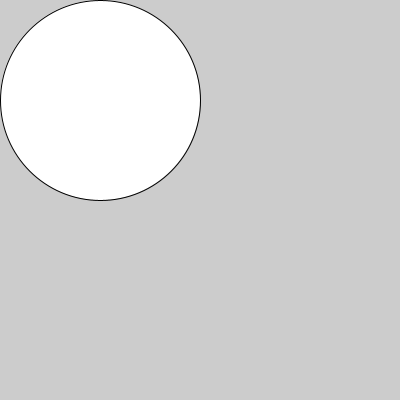
Frame 1 (no input)
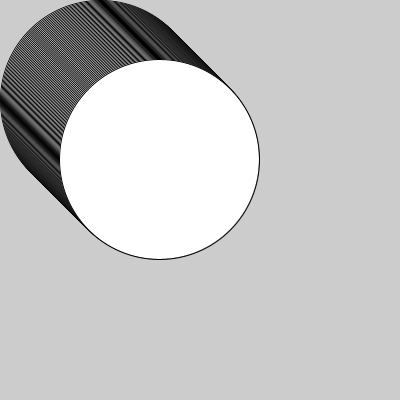
Frame 60 (the mouse pressed at the canvas centre just before this capture)
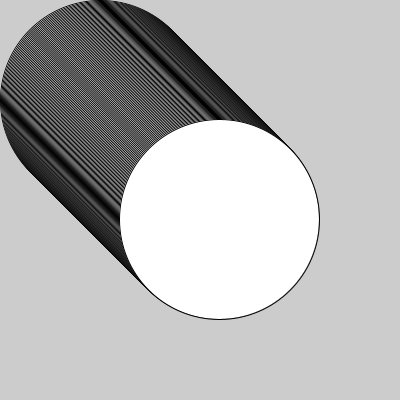
Frame 120 (the mouse held since frame 60 and released just before this capture)

The Processing sketch that drew these frames (run headless with seeded random() and noise(); from frame 60 on, the mouse is pressed at the canvas centre):

// Processing sketch: 04_11_2023_variables_2
// ── 04_11_2023_variables_2.pde
float posX = 100;
float posY = 100;

void setup(){
  size(400,400);
}

void draw(){
  //background(200);
  ellipse(posX,posY,200,200);
  posX = posX + 1;
  posY = posY + 1;
}

void mouseClicked(){
  posX = 100;
  posY = 100;
}
